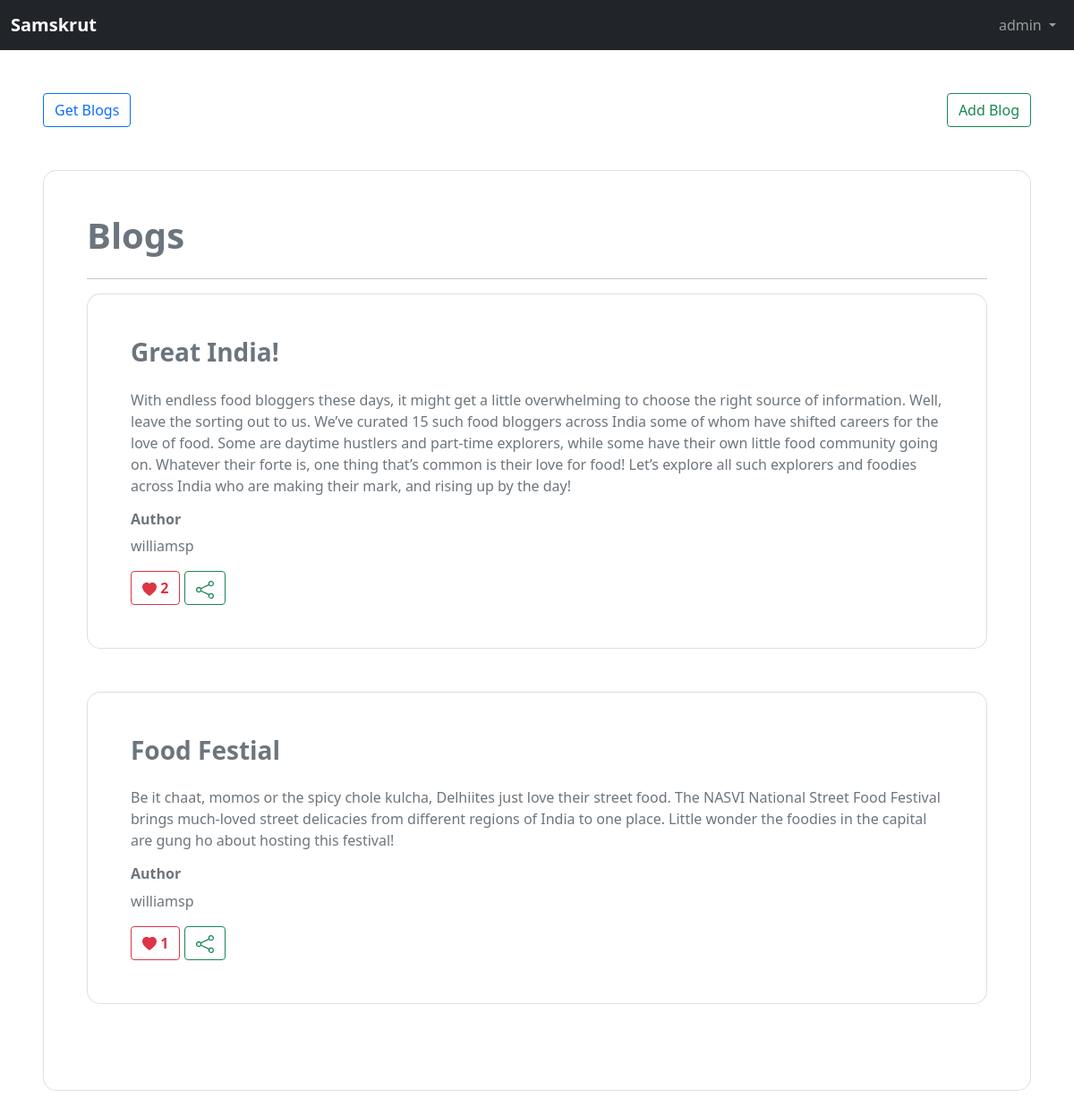
Screenshot of / (signed in) with the database file from the repository.
### base/models.py (models this page shows, shortened)
class Blog(models.Model):
    id = models.AutoField
    title = models.CharField(max_length=50)
    body = models.TextField()
    likes = models.PositiveBigIntegerField(default=0)
    liked = models.ManyToManyField(Profile, blank=True)
    author = models.ForeignKey(User, on_delete=models.CASCADE)
    pub_date = models.DateTimeField(auto_now=True)
    publish = models.BooleanField(default=False)
    created_at = models.DateTimeField(auto_now_add=True)
    updated_at = models.DateTimeField(auto_now=True)

### base/views.py (the view)
# urls.py: 2. Add a URL to urlpatterns:  path('', views.home, name='home')
@login_required(login_url='login')
def home(request):
    blogs = Blog.objects.filter(publish=True).order_by('-updated_at')
    return render(request, 'base/index.html', {'blogs': blogs})

### base/templates/base/index.html (shortened to what this page needs)
<!DOCTYPE html>
<html lang="en">
<head>
    <link href="https://cdn.jsdelivr.net/npm/bootstrap@5.1.3/dist/css/bootstrap.min.css" rel="stylesheet"
>
</head>
<body>
    <div>
        <nav class="navbar navbar-dark navbar-expand-lg bg-dark">
            <div class="container-fluid">
                <a class="navbar-brand" href="{% url 'home' %}"><strong>Samskrut</strong></a>
                <div class="collapse navbar-collapse" id="navbarSupportedContent">
                    {% if request.user.is_authenticated%}
                    <div class="navbar-nav">
                        <li class="dropdow-menu">
                            <a class="nav-link dropdown-toggle" href="#" id="navbarDropdown" role="button"
                                data-toggle="dropdown" aria-haspopup="true" aria-expanded="false">
                                {{request.user}}
                            </a>
                        </li>
                    </div>
                    {% endif %}
                </div>
            </div>
        </nav>
        {% block content %}
        <div class="m-5">
            <div class="d-flex justify-content-between mb-5">
                <a class="btn btn-outline-primary" href="{% url 'get_blog' %}">Get Blogs</a>
                <a class="btn btn-outline-success" href="{% url 'add_blog' %}">Add Blog</a>
            </div>
            <div class="card p-5" style="border-radius: 15px;">
                <h1 class="text-secondary"><strong>Blogs</strong></h1>
                <hr />
                {% for blog in blogs %}
                <div class="card p-5 mb-5 text-secondary text-justify" style="border-radius: 15px;">
                    <div class="d-flex justify-content-between mb-3">
                        <h3><strong>{{blog.title}}</strong></h3>
                    </div>
                    <p>{{blog.body}}</p>
                    <h6><strong>Author</strong></h6>
                    <p>{{blog.author}}</p>
                    <div>
                        <a class="btn btn-outline-danger text-decoration-none" href="{% url 'like' blog.id %}">
                            <svg xmlns="http://www.w3.org/2000/svg" width="16" height="16" fill="currentColor"
                                class="bi bi-heart-fill" viewBox="0 0 16 16">
                                <path fill-rule="evenodd"
                                    d="M8 1.314C12.438-3.248 23.534 4.735 8 15-7.534 4.736 3.562-3.248 8 1.314z" />
                            </svg>
                            <strong>{{blog.likes}}</strong>
                        </a>
                        <button class="btn btn-outline-success text-decoration-none"
                            onclick="myFunction('{{request.build_absolute_uri}}share/{{blog.id}}')">
                        </button>
                    </div>
                </div>
                {% endfor %}
            </div>
        </div>
        {% endblock %}
    </div>
</body>
</html>

### rows the page displays
Blog: title "Great India!", body "With endless food bloggers these days, it might get a little overwhelming to choose the right source of information. Well, leave the sorting out to us. We’ve curated 15 such food bloggers across India some of whom have shifted careers for the love of food. Some are daytime hustlers and part-time explorers, while some have their own little food community going on. Whatever their forte is, one thing that’s common is their love for food! Let’s explore all such explorers and foodies across India who are making their mark, and rising up by the day!", author "williamsp", likes "2"
Blog: title "Food Festial", body "Be it chaat, momos or the spicy chole kulcha, Delhiites just love their street food. The NASVI National Street Food Festival brings much-loved street delicacies from different regions of India to one place. Little wonder the foodies in the capital are gung ho about hosting this festival!", author "williamsp", likes "1"

### other values shown
{{ request.user }} "admin"
